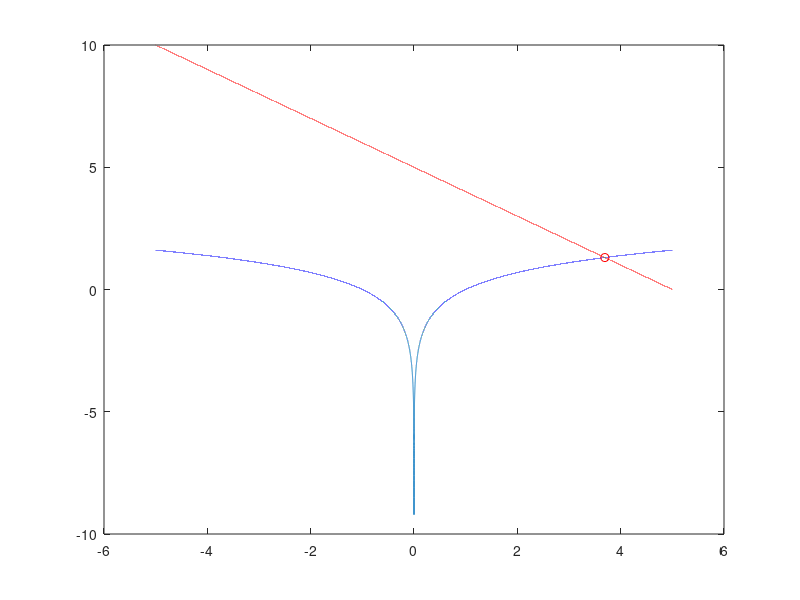

Source code (MATLAB):
%Лабораторная работа №8
%Ханаев Михаил 49 Вариант
%№1
x=-5:0.0001:5;
y=log(x);
plot(x,y);
z=5-x;
hold on;
plot(x,z);
min = 1000;
for i=-5:0.0001:5
    if abs(log(i)-5+i)<0.0002
    if abs(log(i)-5+i)>0.0001
        if i < min
            min = i;
        end
    end
    end
end
y0=5-min;
plot(min,y0, 'or');


